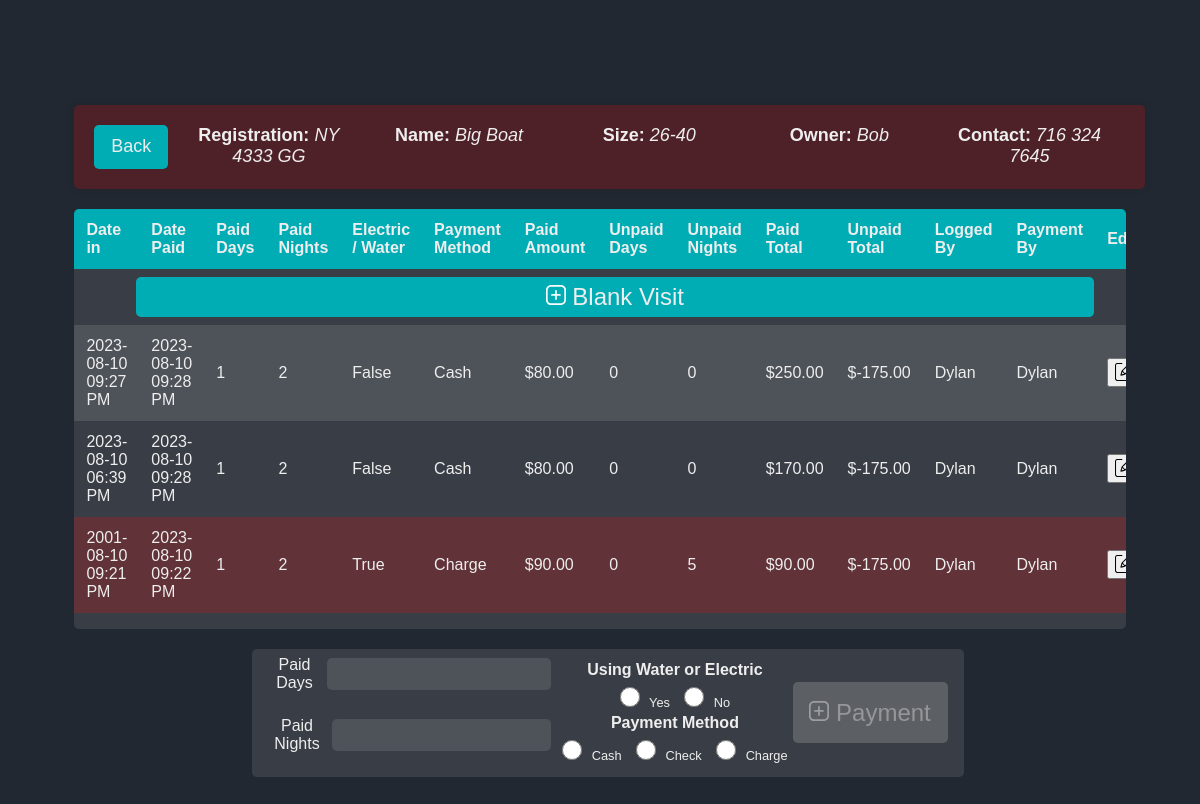
Before: /visits?id=1 (signed in) with the older database file.
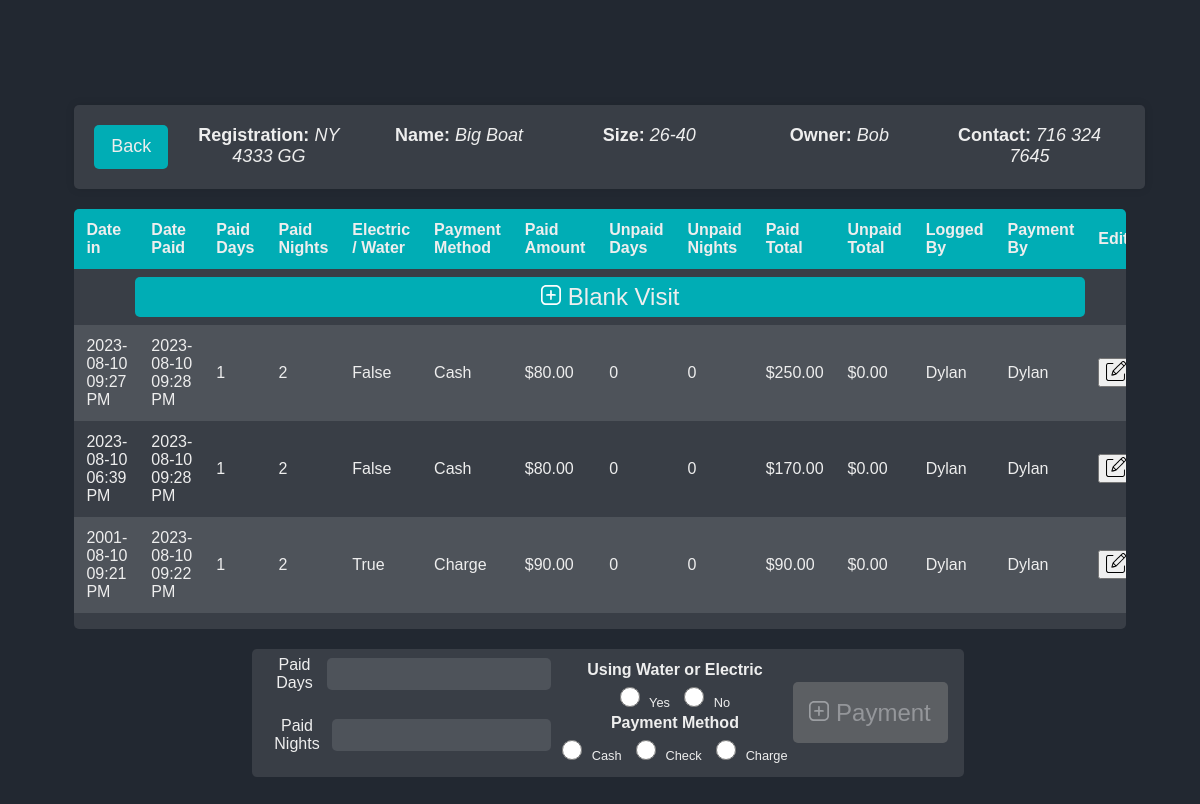
After: the same page with the newer database file.
### website/models.py (models this page shows)
class Boat(db.Model):
    id = db.Column(db.Integer, primary_key=True)
    boat_reg = db.Column(db.String(150), unique=True)
    sanitized_boat_reg = db.Column(db.String(150), unique=True)
    boat_name = db.Column(db.String(150))
    sanitized_boat_name = db.Column(db.String(150))
    phone_number = db.Column(db.String(150))
    sanitized_phone_number = db.Column(db.String(150))
    owner_name = db.Column(db.String(150))
    sanitized_owner_name = db.Column(db.String(150))
    boat_size = db.Column(db.Integer)
    email = db.Column(db.String(150))
    zipcode = db.Column(db.String(150))
    visits = db.relationship('Visit', backref='boat')
    current_boats_id = db.Column(db.Integer, db.ForeignKey('current_boats.id'))

class Visit(db.Model):
    id = db.Column(db.Integer, primary_key=True)
    logged_by = db.Column(db.Integer, db.ForeignKey('user.id'))
    payment_by = db.Column(db.Integer, db.ForeignKey('user.id'))
    logged_by_user = db.relationship('User', foreign_keys=[logged_by], back_populates='logged_visits')
    payment_by_user = db.relationship('User', foreign_keys=[payment_by], back_populates='paid_visits')
    date_in = db.Column(db.String(150))
    date_paid = db.Column(db.String(150))
    paid_amount = db.Column(db.Float)
    paid_days = db.Column(db.Integer)
    paid_nights = db.Column(db.Integer)
    paid_enw = db.Column(db.Boolean)
    paid_with = db.Column(db.String(150))
    unpaid_days = db.Column(db.Integer)
    unpaid_nights = db.Column(db.Integer)
    total = db.Column(db.Float)
    unpaid_total = db.Column(db.Float)
    boat_id = db.Column(db.Integer, db.ForeignKey('boat.id'))

class User(db.Model, UserMixin):
    id = db.Column(db.Integer, primary_key=True)
    email = db.Column(db.String(150), unique=True)
    password = db.Column(db.String(150))
    first_name = db.Column(db.String(150))
    logged_visits = db.relationship('Visit', foreign_keys='Visit.logged_by', back_populates='logged_by_user')
    paid_visits = db.relationship('Visit', foreign_keys='Visit.payment_by', back_populates='payment_by_user')

### website/views.py (the view, shortened to what this page needs)
@views.route('/visits' , methods=['GET','POST'])
@login_required
def visits():
    form = PaymentForm()
    delete_visit_form = DeleteVisitForm()
    button_pressed = request.form.get('submit-button')
    selected_row_id = request.form.get('selectedRowId')
    print("Button pressed is: " + str(button_pressed))
    print("Selected row ID is:", selected_row_id)
    boat = getBoatById(request.args.get('id', ''))
    sorted_visits = sorted(boat.visits, key=sort_key, reverse=True)
    if button_pressed == "search":
        form.date_paid.data = datetime.now(timezone.utc)
        form.date_in.data = Visit.query.get(selected_row_id).date_in
    if not boat:
        flash("Bad Boat ID", category='error')
    boat = getBoatById(request.args.get('id', ''))
    sorted_visits = sorted(boat.visits, key=sort_key, reverse=True)
    return render_template("visits.html", form=form, boat=boat, visits=sorted_visits, delete_form=delete_visit_form)

### website/forms.py
class PaymentForm(FlaskForm):
    selectedRowId = HiddenField("Feild 1")
    date_in = StringField('Date In', validators=[DataRequired()])
    date_paid = StringField('Date Paid', validators=[DataRequired()])
    paid_days = StringField('Paid Days', validators=[DataRequired()])
    paid_nights = StringField('Paid Nights', validators=[DataRequired()])
    unpaid_days = StringField('Unpaid Days')
    unpaid_nights = StringField('Unpaid Nights')
    paid_enw = RadioField('Electric / Water', choices=[('Yes','Yes'), ('No', 'No') ] , validators=[DataRequired()])
    paid_with  = RadioField('Payment Method', choices=[('Cash','Cash'), ('Check', 'Check'), ('Charge', 'Charge') ] , validators=[DataRequired()])
    submit = SubmitField('Submit')

class DeleteVisitForm(FlaskForm):
    selecteddeleteRowId = HiddenField("Field 1")

### website/functions.py (called while the page is built)
def sort_key(visit):
    if visit.date_in is None:
        return datetime.min
    return datetime.strptime(visit.date_in, '%Y-%m-%d %H:%M:%S.%f+00:00')

def getBoatById(id):
    boat = Boat.query.get(id)
    if boat is None:
        flash('No boat with given ID found', 'error')
        return None
    else:
        return boat

### website/templates/visits.html (shortened to what this page needs)
{% extends "base.html" %}
{% block head %}
  <link rel="stylesheet" href="static/form-styles.css">
{% endblock %}
{% block styles %}static/visit-styles.css{% endblock %}
{% block content%}
<div id="boat-info" class="boat-info-container {% if visits[0].unpaid_total < 0.0 %}red-tint{% endif %}">
  <a href="{{ url_for('views.log_boat', boat_reg=boat.boat_reg, boat_name=boat.boat_name, phone_number=boat.phone_number, id=boat.id) }}" id="home-btn">Back</a>
  <div class="boat-info-item"><h3><span><b>Registration:</b> </span><em>{{boat.boat_reg}}</em></h3></div>
  <div class="boat-info-item"><h3><span><b>Name:</b> </span><em>{{boat.boat_name}}</em></h3></div>
  <div class="boat-info-item"><h3><span><b>Size:</b> </span><em>{{boat.boat_size}}</em></h3></div>
  <div class="boat-info-item"><h3><span><b>Owner:</b> </span><em>{{boat.owner_name}}</em></h3></div>
  <div class="boat-info-item"><h3><span><b>Contact:</b> </span><em>{{boat.phone_number}}</em></h3></div>
</div>
<div id="main-container">
    <div id="left-container" style="flex: 1;">
            <div id="table-container">
                <table id="search-results">
                <thead>
                    <tr>
                    <th>Date in</th>
                    <th>Date Paid</th>
                    <th>Paid Days</th>
                    <th>Paid Nights</th>
                    <th>Electric / Water</th>
                    <th>Payment Method</th>
                    <th>Paid Amount</th>
                    <th>Unpaid Days</th>
                    <th>Unpaid Nights</th>
                    <th>Paid Total</th>
                    <th>Unpaid Total</th>
                    <th>Logged By</th>
                    <th>Payment By</th>
                    <th>Edit</th>
                    </tr>
                </thead>
                <tbody>
                    <tr class="add-blank-visit" id="add-blank-visit">
                      <td colspan="14">
                          <form method="POST">
                            <button type="submit" class="btn btn-primary add-blank-visit-button" name="submit-button" value="add_new">
                              <img src="static/more.svg" alt="Add-blank-visit" width="20" height="20">
                              Blank Visit
                            </button>
                          </form>
                      </td>
                    </tr>
                    {% for visit in visits%}
                    <tr id="row-{{ visit.id }}" {% if visit.unpaid_nights > 0 %}class="red-tint"{%elif visit.unpaid_days > 0%} class="yellow-tint" {% endif %}>
                      <form class="edit-form" method="POST" action="{{ url_for('views.update_payment', visitid=visit.id, id=boat.id) }}">
                        <td class="editable">
                          <div style="display: flex; align-items: center;">
                            <span class="text">{{ visit.date_in | utc_to_est}}</span>
                          </div>
                        </td>
                        <td class="editable">
                          <span class="text">{{ visit.date_paid | utc_to_est}}</span>
                        </td>
                        <td class="editable">
                          <span class="text">{{ visit.paid_days }}</span>
                          </td>
                        <td class="editable">
                          <span class="text">{{ visit.paid_nights }}</span>
                          </td>
                        <td class="editable">
                          <span class="text">{{ visit.paid_enw }}</span>
                          </td>
                        <td class="editable">
                          <span class="text">{{ visit.paid_with }}</span>
                          </td>
                          <td>
                            {% if visit.paid_amount == None %}
                              $0
                            {% else %}
                              ${{visit.paid_amount}}0
                            {% endif%}
                          </td>
                          <td class="editable">
                            <span class="text">{{ visit.unpaid_days  }}</span>
                          </td>
                          <td class="editable">
                            <span class="text">{{ visit.unpaid_nights  }}</span>
                          </td>
                          <td>
                            {% if visit.total == None %}
                              $0
                            {% else %}
                              ${{visit.total}}0
                            {% endif%}
                          </td>
                          <td>
                            {% if visit.unpaid_total == None %}
                              $0
                            {% else %}
                              ${{visit.unpaid_total}}0
                            {% endif%}
                          </td>
                          <td>
                            {% if visit.logged_by == None %}
                                None
                            {% else %}
                                {{ visit.logged_by|userID_to_name }}
                            {% endif %}
                          </td>
                          <td>
                            {% if visit.payment_by == None %}
                                None
                            {% else %}
                                {{ visit.payment_by|userID_to_name }}
                            {% endif %}
                          </td>
                          <td>
                            <button type="button" class="edit-button">
                              <img src="static/edit.svg" alt="Edit" width="20" height="20">
                            </button>
                          </td>
                      </form>
                    </tr>
                    {% endfor %}
                </tbody>
                </table>
            </div>
            </div>
    </div>
    <div id="right-container">
        <form method="POST" id="search">
          <div id="search-container" style="height: 7em;">
            <div>
                <div class="form-group">
                    {{ form.paid_days.label }}
                    {{ form.paid_days(class="form-control") }}
                </div>
                <div class="form-group">
                    {{ form.paid_nights.label }}
                    {{ form.paid_nights(class="form-control") }}
                </div>
            </div>
            <div class="radio-container">
                <div>
                    <h4 class="custom-heading">Using Water or Electric</h4>
                    {% for subfield in form.paid_enw %}
                        {{ subfield(class="form-check-input") }} {{ subfield.label(class="form-check-label") }}
                    {% endfor %}
                </div>
                <div>
                    <h4 class="custom-heading">Payment Method</h4>
                    {% for subfield in form.paid_with %}
                        {{ subfield(class="form-check-input") }} {{ subfield.label(class="form-check-label") }}
                    {% endfor %}
                </div>
            </div>
            <div>
              <div id="button-container">
                <button type="submit" class="btn btn-primary" id="login-btn" name="submit-button" value="search" >
                    <div >
                        <img src="static/more.svg" alt="Add-visit" width="20" height="20">
                        Payment
                    </div>
                </button>
            </div>
            </div>
          </div>
        </form>
</div>
{%endblock%}

### website/templates/base.html (shortened to what this page needs)
<!DOCTYPE html>
<html lang="en">
<head>
  <link rel="stylesheet" href="{%block styles%}static/styles.css{%endblock%}">
  {%block head%}{%endblock%}
</head>
<body>
  <div id="content-container">
    <div class="container">{% block content %} {% endblock %}</div>
  </div>
</body>
</html>

### website/static/visit-styles.css (style rules this page uses)
body { margin: 0; padding: 1em; font-family: Arial, sans-serif; background-color: #222831; color: #eeeeee; height: 100%; overflow: auto; display: flex; flex-direction: column; }
#content-container { width: 100%; height: 100%; display: flex; flex: 1; }
#main-container { display: flex; justify-content: space-between; padding: 1.25em; box-sizing: border-box; flex-wrap: wrap; }
#left-container, #right-container { flex: 1; max-height: 100%; overflow: auto; box-sizing: border-box; }
#right-container { padding: 1.25em; }
#search-container { display: flex; flex-direction: column; align-items: center; margin-bottom: 1.25em; }
input[type="text"] { margin: 0.5em; width: 100%; max-width: 18.75em; }
table { background-color: #393e46; border-collapse: collapse; width: 100%; }
th, td { padding: 0.75em; text-align: left; }
th { background-color: #00adb5; }
tr:nth-child(even) { background-color: #4e535a; }
#button-container { display: flex; justify-content: center; }
#login-btn, #home-btn { font-size: 1.5em; text-align: center; background-color: #00adb5; color: #eeeeee; padding: 1.25em 2.5em; border: none; cursor: pointer; transition: background-color 0.3s ease, transform 0.3s ease; border-radius: 5px; display: inline-block; margin-right: 0.5em; }
#main-container { padding: 0; }

### website/static/form-styles.css (style rules this page uses)
body { background-color: #222831; font-family: 'Arial', sans-serif; margin: 0; display: flex; justify-content: center; align-items: center; height: 100vh; }
.container { width: 70%; margin: 0 auto; padding: 1.25em; }
#content-container { text-align: center; }
.form-group { margin-bottom: 1em; display: flex; justify-content: center; align-items: center; }
.form-group label { display: block; color: #eeeeee; }
.form-check-input, .form-check-label { display: inline-block; margin-right: 0.625em; }
.form-check-input { width: auto; height: auto; }
input[type='radio'] { width: 1.5625em; height: 1.5625em; }
.form-group input { width: 100%; padding: 0.625em; border: none; border-radius: 5px; }
.form-control { background-color: #393e46; color: #eeeeee; }
.form-control::placeholder { color: #adb5bd; }
.btn-primary, #update-btn { font-size: 1.5em; background-color: #00adb5; margin: auto; color: #eeeeee; padding: 1.25em 2.5em; border: none; cursor: pointer; transition: background-color 0.3s ease, transform 0.3s ease; border-radius: 5px; margin-bottom: 1.25em; }
#home-btn { font-size: 1.125em; background-color: #00adb5; color: #eeeeee; padding: 0.625em 0.9375em; border: none; cursor: pointer; text-decoration: none; transition: background-color 0.3s ease, transform 0.3s ease; border-radius: 5px; display: inline-block; margin-right: 0.3125em; }

### website/templates/visits.html (style rules this page uses)
.container { width: 90%; padding: 1.25em; }
.boat-info-container { display: flex; flex-wrap: wrap; justify-content: space-between; width: 98%; background: #393e46; padding: 1.25em; margin-bottom: 1.25em; border-radius: 5px; box-shadow: 0px 0px 10px 0px rgba(0,0,0,0.1); }
.boat-info-item { flex: 1; text-align: center; margin: 0 0.3125em; }
.boat-info-item h3, h2 { margin: 0; padding-top: 0; padding-bottom: 0; font-size: 1.125em; color: #eeeeee; font-weight: normal; }
#content-container { flex-direction: column; align-items: center; }
#table-container { padding-bottom: 1.25em; height: 25em; overflow-y: auto; background-color: #393e46; border-radius: 5px; }
tr.add-blank-visit td { padding: 0.5em; text-align: center; }
.add-blank-visit-button { margin-bottom: 0px; width: 90%; padding: 0.25em 0.5em; }
.radio-container { padding: 0px; margin: 0px; }
.radio-container .form-check-input, .radio-container .form-check-label { font-size: 0.8rem; margin-right: 5px; margin-bottom: 0.2em; margin-top: 0em; padding: 0px; }
.custom-heading { font-size: 1em; margin-bottom: 0.5em; margin-top: 0.1em; }
#search-container { background-color: rgb(57, 62, 70); border-radius: 5px; width: 100%; display: flex; justify-content: center; align-items: center; flex-direction: row; padding: 0.5em; }
#search-container input { background-color:#4E535A; }
#right-container { display: flex; justify-content: center; }
#search-container button { padding: 0.7em; margin: 0em; }
#login-btn:disabled { opacity: 0.5; }

Changed rows visible on the page:
changed Visit "2023-08-10 09:27 PM": unpaid_total "-175.0" → "0.0"
changed Visit "2023-08-10 06:39 PM": unpaid_total "-175.0" → "0.0"
changed Visit "2001-08-10 09:21 PM": unpaid_nights "5" → "0"; unpaid_total "-175.0" → "0.0"
